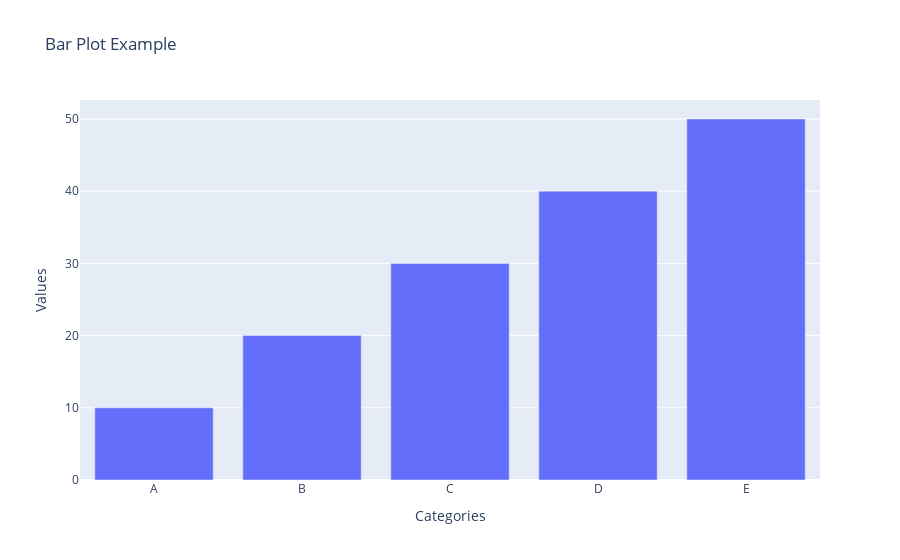

Here is the notebook cell this chart was saved with:
### Code cell
# 5. Generate a bar plot using Plotly.

import plotly.graph_objects as go

categories = ['A', 'B', 'C', 'D', 'E']
values = [10, 20, 30, 40, 50]

# Create the bar plot
fig = go.Figure(data=[go.Bar(x=categories, y=values)])

# Customize the layout
fig.update_layout(
    title='Bar Plot Example',
    xaxis_title='Categories',
    yaxis_title='Values'
)

fig.show()

### Figure 1 — Plotly figure (JSON) as saved in the notebook; plotly's stock layout.template omitted (floating-point values rounded to 4 significant figures)
{"data": [{"type": "bar", "x": ["A", "B", "C", "D", "E"], "y": [10, 20, 30, 40, 50]}], "layout": {"autosize": true, "title": {"text": "Bar Plot Example"}, "xaxis": {"autorange": true, "range": [-0.5, 4.5], "title": {"text": "Categories"}, "type": "category"}, "yaxis": {"autorange": true, "range": [0, 52.63], "title": {"text": "Values"}, "type": "linear"}}}
